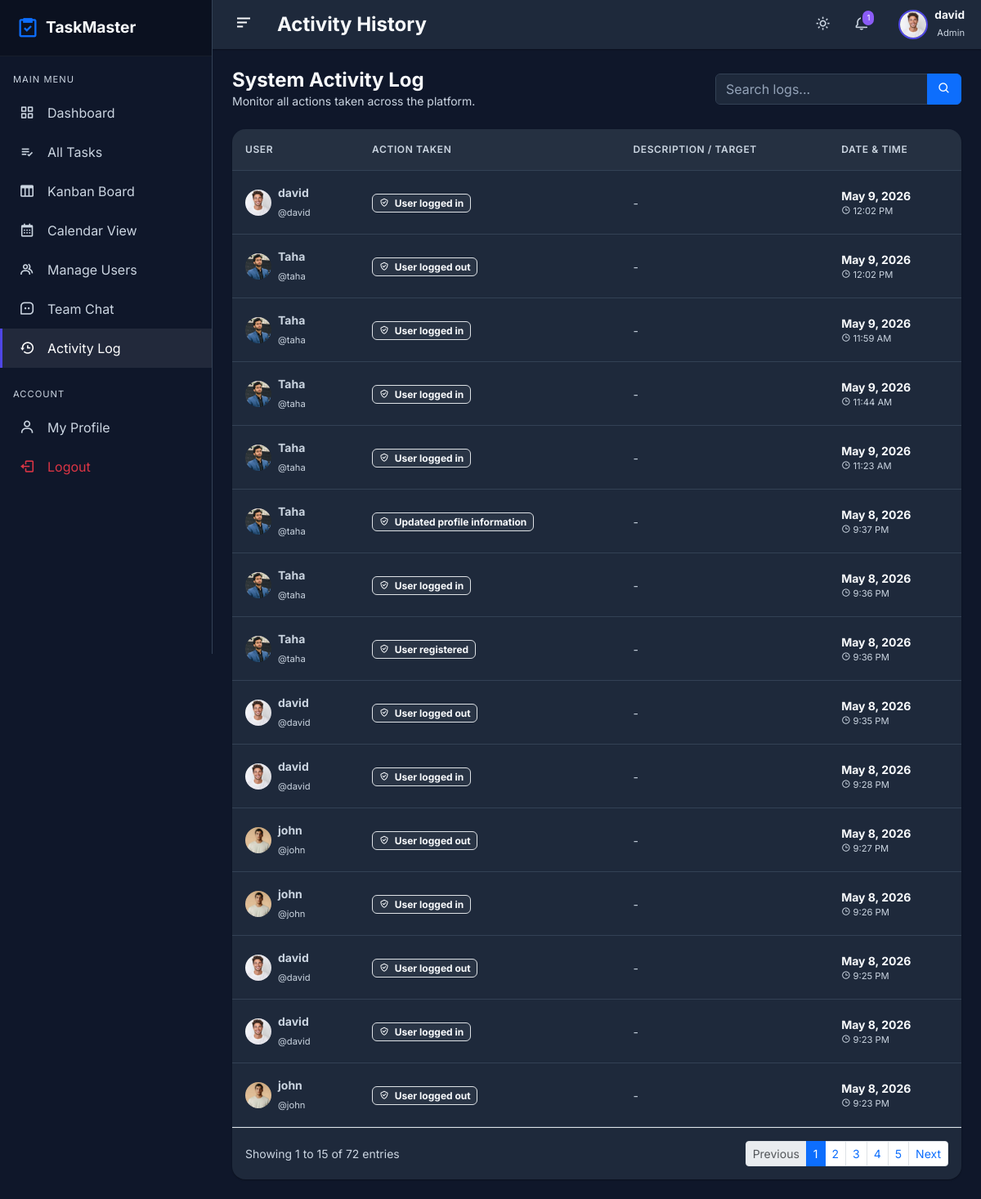
Page /admin/activity_log.php (signed in) on the committed database.
### tables this page shows
CREATE TABLE `users` (
  `id` int(11) NOT NULL AUTO_INCREMENT,
  `full_name` varchar(100) NOT NULL,
  `username` varchar(50) NOT NULL,
  `email` varchar(100) NOT NULL,
  `password` varchar(255) NOT NULL,
  `role` enum('admin','user') NOT NULL DEFAULT 'user',
  `profile_picture` varchar(255) DEFAULT NULL,
  `bio` text DEFAULT NULL,
  `phone` varchar(20) DEFAULT NULL,
  `status` enum('active','inactive','banned') NOT NULL DEFAULT 'active',
  `remember_token` varchar(100) DEFAULT NULL,
  `last_login` datetime DEFAULT NULL,
  `created_at` timestamp NOT NULL DEFAULT current_timestamp(),
  PRIMARY KEY (`id`),
  UNIQUE KEY `username` (`username`),
  UNIQUE KEY `email` (`email`)
);

CREATE TABLE `activity_log` (
  `id` int(11) NOT NULL AUTO_INCREMENT,
  `user_id` int(11) NOT NULL,
  `action` varchar(255) NOT NULL,
  `description` text DEFAULT NULL,
  `created_at` timestamp NOT NULL DEFAULT current_timestamp(),
  PRIMARY KEY (`id`),
  KEY `user_id` (`user_id`),
  CONSTRAINT `activity_log_ibfk_1` FOREIGN KEY (`user_id`) REFERENCES `users` (`id`) ON DELETE CASCADE
);

### includes/functions.php (called while the page is built, shortened)
<?php
function is_logged_in() {
    return isset($_SESSION['user_id']);
}
function get_current_user_data($pdo) {
    $stmt = $pdo->prepare("SELECT * FROM users WHERE id = ?");
    $stmt->execute([$_SESSION['user_id']]);
    return $stmt->fetch();
}
function get_profile_picture($path) {
    return $path;
}
function format_date($date_string, $format = 'M j, Y') {
    $date = new DateTime($date_string);
    return $date->format($format);
}
?>

### admin/activity_log.php (the view, shortened to what this page needs)
<?php
require_once __DIR__ . '/../config/database.php';
$limit = 15;
$page = isset($_GET['page']) && is_numeric($_GET['page']) ? (int)$_GET['page'] : 1;
$offset = ($page - 1) * $limit;
$search = isset($_GET['search']) ? trim($_GET['search']) : '';
$whereClause = "";
$params = [];
$countStmt = $pdo->prepare("SELECT COUNT(*) FROM activity_log a JOIN users u ON a.user_id = u.id $whereClause");
$countStmt->execute($params);
$totalRows = $countStmt->fetchColumn();
$totalPages = ceil($totalRows / $limit);
$query = "SELECT a.*, u.full_name, u.username, u.profile_picture
          FROM activity_log a
          JOIN users u ON a.user_id = u.id
          $whereClause
          ORDER BY a.created_at DESC
          LIMIT $limit OFFSET $offset";
$stmt = $pdo->prepare($query);
$stmt->execute($params);
$logs = $stmt->fetchAll();
?>
<?php include __DIR__ . '/../includes/header.php'; ?>
<?php include __DIR__ . '/../includes/sidebar.php'; ?>
<div class="main-content">
    <?php include __DIR__ . '/../includes/navbar.php'; ?>
    <div class="container-fluid p-4">
        <div class="d-flex justify-content-between align-items-center mb-4" data-aos="fade-down">
            <div>
                <h4 class="fw-bold mb-0">System Activity Log</h4>
                <p class="text-muted small mb-0">Monitor all actions taken across the platform.</p>
            </div>
            <form method="GET" class="d-flex">
                <div class="input-group">
                    <input type="text" name="search" class="form-control" placeholder="Search logs..." value="<?php echo htmlspecialchars($search); ?>">
                    <button class="btn btn-primary" type="submit"><i class='bx bx-search'></i></button>
                </div>
            </form>
        </div>
        <div class="card-premium" data-aos="fade-up">
            <div class="table-responsive">
                <table class="table table-premium mb-0">
                    <thead>
                        <tr>
                            <th>User</th>
                            <th>Action Taken</th>
                            <th>Description / Target</th>
                            <th>Date & Time</th>
                        </tr>
                    </thead>
                    <tbody>
                        <?php if(empty($logs)): ?>
                            <tr>
                                <td colspan="4" class="text-center py-5">
                                    <img src="/demo/assets/images/empty-state.svg" alt="No Logs" style="width: 150px; opacity: 0.5;" class="mb-3 d-none">
                                    <i class='bx bx-ghost text-muted mb-2' style="font-size: 4rem;"></i>
                                    <h5 class="fw-bold text-muted">No activity found</h5>
                                    <p class="text-muted small">Try adjusting your search criteria.</p>
                                </td>
                            </tr>
                        <?php else: ?>
                            <?php foreach($logs as $log): ?>
                            <tr>
                                <td>
                                    <div class="d-flex align-items-center">
                                        <img src="/demo/<?php echo htmlspecialchars(get_profile_picture($log['profile_picture'])); ?>" alt="Avatar" class="rounded-circle object-fit-cover me-2" width="32" height="32">
                                        <div>
                                            <span class="d-block fw-bold small"><?php echo htmlspecialchars($log['full_name']); ?></span>
                                            <span class="text-muted" style="font-size: 0.7rem;">@<?php echo htmlspecialchars($log['username']); ?></span>
                                        </div>
                                    </div>
                                </td>
                                <td>
                                    <span class="badge bg-light text-dark border"><i class='bx bx-check-shield me-1'></i> <?php echo htmlspecialchars($log['action']); ?></span>
                                </td>
                                <td>
                                    <span class="text-muted small"><?php echo htmlspecialchars($log['description'] ?? '-'); ?></span>
                                </td>
                                <td>
                                    <div class="small fw-bold text-dark"><?php echo format_date($log['created_at'], 'M j, Y'); ?></div>
                                    <div class="text-muted" style="font-size: 0.7rem;"><i class='bx bx-time'></i> <?php echo format_date($log['created_at'], 'g:i A'); ?></div>
                                </td>
                            </tr>
                            <?php endforeach; ?>
                        <?php endif; ?>
                    </tbody>
                </table>
            </div>
            <?php if($totalPages > 1): ?>
            <div class="card-footer bg-transparent border-top p-3 d-flex justify-content-between align-items-center">
                <span class="text-muted small">Showing <?php echo $offset + 1; ?> to <?php echo min($offset + $limit, $totalRows); ?> of <?php echo $totalRows; ?> entries</span>
                <nav>
                    <ul class="pagination pagination-sm mb-0">
                        <li class="page-item <?php echo $page <= 1 ? 'disabled' : ''; ?>">
                            <a class="page-link" href="?page=<?php echo $page - 1; ?>&search=<?php echo urlencode($search); ?>">Previous</a>
                        </li>
                        <?php for($i = 1; $i <= $totalPages; $i++): ?>
                            <li class="page-item <?php echo $page == $i ? 'active' : ''; ?>">
                                <a class="page-link" href="?page=<?php echo $i; ?>&search=<?php echo urlencode($search); ?>"><?php echo $i; ?></a>
                            </li>
                        <?php endfor; ?>
                        <li class="page-item <?php echo $page >= $totalPages ? 'disabled' : ''; ?>">
                            <a class="page-link" href="?page=<?php echo $page + 1; ?>&search=<?php echo urlencode($search); ?>">Next</a>
                        </li>
                    </ul>
                </nav>
            </div>
            <?php endif; ?>
        </div>
    </div>
</div>
<?php include __DIR__ . '/../includes/footer.php'; ?>

### includes/navbar.php (shortened to what this page needs)
<?php
$currentUser = get_current_user_data($pdo);
$pageTitles = [
    'dashboard.php' => 'Dashboard',
    'tasks.php' => 'Task Management',
    'kanban.php' => 'Kanban Board',
    'calendar.php' => 'Calendar View',
    'users.php' => 'User Management',
    'activity_log.php' => 'Activity History',
    'chat' => 'Team Chat',
    'my_tasks.php' => 'My Assigned Tasks',
    'profile.php' => 'My Profile'
];
$title = $pageTitles[$current_page] ?? 'Dashboard';
$userId = $_SESSION['user_id'];
$notifCountStmt = $pdo->prepare("SELECT COUNT(*) FROM notifications WHERE user_id = ? AND is_read = 0");
$notifCountStmt->execute([$userId]);
$unreadCount = $notifCountStmt->fetchColumn();
?>
<nav class="top-navbar">
    <div class="navbar-left">
        <button type="button" id="sidebarCollapse" title="Toggle Sidebar">
            <i class='bx bx-menu-alt-left'></i>
        </button>
        <h4 class="mb-0 ms-2 fw-bold d-none d-md-block"><?php echo htmlspecialchars($title); ?></h4>
    </div>
    <div class="navbar-right">
        <div class="nav-icon-btn me-2" id="theme-toggle" data-bs-toggle="tooltip" data-bs-placement="bottom" title="Toggle Dark Mode">
            <i class='bx bx-moon'></i>
        </div>
        <div class="nav-icon-btn me-3 position-relative dropdown" data-bs-toggle="tooltip" data-bs-placement="bottom" title="Notifications">
            <div data-bs-toggle="dropdown" aria-expanded="false" style="cursor: pointer;" id="bellIcon">
                <?php if($unreadCount > 0): ?>
                    <span class="notification-badge" id="notifBadge"><?php echo $unreadCount; ?></span>
                <?php endif; ?>
            </div>
        </div>
        <div class="dropdown">
            <div class="d-flex align-items-center" style="cursor: pointer;" data-bs-toggle="dropdown" aria-expanded="false">
                <img src="/demo/<?php echo htmlspecialchars(get_profile_picture($currentUser['profile_picture'] ?? '')); ?>" alt="Profile" class="rounded-circle zoom-hover object-fit-cover" width="36" height="36" style="border: 2px solid var(--primary-color);">
                <div class="ms-2 d-none d-sm-block text-end">
                    <p class="mb-0 fw-bold" style="font-size: 0.85rem; line-height: 1.2;"><?php echo htmlspecialchars($currentUser['full_name'] ?? 'User'); ?></p>
                    <small class="text-muted" style="font-size: 0.7rem;"><?php echo htmlspecialchars(ucfirst($currentUser['role'] ?? 'user')); ?></small>
                </div>
            </div>
        </div>
    </div>
</nav>

### assets/css/style.css (style rules this page uses)
:root { --primary-color: #4F46E5; --primary-hover: #4338CA; --secondary-color: #10B981; --accent-color: #8B5CF6; --dark-color: #111827; --light-color: #F3F4F6; --bg-color: #F9FAFB; --card-bg: #FFFFFF; --text-main: #1F2937; --text-muted: #6B7280; --border-color: #E5E7EB; --gradient-primary: linear-gradient(135deg, #4F46E5 0%, #8B5CF6 100%); --gradient-sidebar: linear-gradient(180deg, #111827 0%, #1F2937 100%); --shadow-sm: 0 1px 2px 0 rgba(0, 0, 0, 0.05); --shadow-md: 0 4px 6px -1px rgba(0, 0, 0, 0.1), 0 2px 4px -1px rgba(0, 0, 0, 0.06); --shadow-lg: 0 10px 15px -3px rgba(0, 0, 0, 0.1), 0 4px 6px -2px rgba(0, 0, 0, 0.05); --shadow-glow: 0 0 15px rgba(79, 70, 229, 0.3); --radius-md: 0.5rem; --radius-lg: 1rem; --radius-xl: 1.5rem; --transition-fast: 0.15s ease-in-out; --transition-normal: 0.3s ease-in-out; }
body { font-family: 'Inter', sans-serif; background-color: var(--bg-color); color: var(--text-main); overflow-x: hidden; }
.page-transition { animation: fadeIn 0.5s ease-in-out; }
.main-content { flex: 1; min-width: 0; transition: all var(--transition-normal); display: flex; flex-direction: column; }
.top-navbar { background: var(--card-bg); box-shadow: var(--shadow-sm); padding: 10px 20px; display: flex; justify-content: space-between; align-items: center; position: sticky; top: 0; z-index: 999; }
.navbar-left { display: flex; align-items: center; gap: 15px; }
#sidebarCollapse { background: transparent; border: none; color: var(--text-main); font-size: 1.5rem; cursor: pointer; transition: color var(--transition-fast); }
.navbar-right { display: flex; align-items: center; gap: 20px; }
.nav-icon-btn { position: relative; color: var(--text-muted); font-size: 1.2rem; cursor: pointer; transition: color var(--transition-fast); }
.notification-badge { position: absolute; top: -5px; right: -8px; background: var(--accent-color); color: white; font-size: 0.6rem; padding: 2px 5px; border-radius: 10px; border: 2px solid var(--card-bg); }
.card-premium { background: var(--card-bg); border: none; border-radius: var(--radius-lg); box-shadow: var(--shadow-sm); transition: transform var(--transition-normal), box-shadow var(--transition-normal); overflow: hidden; }
.table-premium { width: 100%; border-collapse: separate; border-spacing: 0; }
.table-premium th { background: var(--bg-color); color: var(--text-muted); font-weight: 600; text-transform: uppercase; font-size: 0.75rem; letter-spacing: 0.05em; padding: 1rem; border-bottom: 1px solid var(--border-color); position: sticky; top: 0; z-index: 10; }
.table-premium td { padding: 1rem; vertical-align: middle; border-bottom: 1px solid var(--border-color); transition: background-color var(--transition-fast); }

### rows in the picture
users: profile_picture (picture), full_name "david", role "Admin"
activity_log: user.profile_picture (picture), user.full_name "david", user.username "david", action "User logged in", description "-", created_at "May 9, 2026", created_at "12:02 PM"
activity_log: user.profile_picture (picture), user.full_name "Taha", user.username "taha", action "User logged out", description "-", created_at "May 9, 2026", created_at "12:02 PM"
activity_log: user.profile_picture (picture), user.full_name "Taha", user.username "taha", action "User logged in", description "-", created_at "May 9, 2026", created_at "11:59 AM"
activity_log: user.profile_picture (picture), user.full_name "Taha", user.username "taha", action "User logged in", description "-", created_at "May 9, 2026", created_at "11:44 AM"
activity_log: user.profile_picture (picture), user.full_name "Taha", user.username "taha", action "User logged in", description "-", created_at "May 9, 2026", created_at "11:23 AM"
activity_log: user.profile_picture (picture), user.full_name "Taha", user.username "taha", action "Updated profile information", description "-", created_at "May 8, 2026", created_at "9:37 PM"
activity_log: user.profile_picture (picture), user.full_name "Taha", user.username "taha", action "User logged in", description "-", created_at "May 8, 2026", created_at "9:36 PM"
activity_log: user.profile_picture (picture), user.full_name "Taha", user.username "taha", action "User registered", description "-", created_at "May 8, 2026", created_at "9:36 PM"
activity_log: user.profile_picture (picture), user.full_name "david", user.username "david", action "User logged out", description "-", created_at "May 8, 2026", created_at "9:35 PM"
activity_log: user.profile_picture (picture), user.full_name "david", user.username "david", action "User logged in", description "-", created_at "May 8, 2026", created_at "9:28 PM"
activity_log: user.profile_picture (picture), user.full_name "john", user.username "john", action "User logged out", description "-", created_at "May 8, 2026", created_at "9:27 PM"
activity_log: user.profile_picture (picture), user.full_name "john", user.username "john", action "User logged in", description "-", created_at "May 8, 2026", created_at "9:26 PM"
activity_log: user.profile_picture (picture), user.full_name "david", user.username "david", action "User logged out", description "-", created_at "May 8, 2026", created_at "9:25 PM"
activity_log: user.profile_picture (picture), user.full_name "david", user.username "david", action "User logged in", description "-", created_at "May 8, 2026", created_at "9:23 PM"
activity_log: user.profile_picture (picture), user.full_name "john", user.username "john", action "User logged out", description "-", created_at "May 8, 2026", created_at "9:23 PM"

### other values in the picture
$title "Activity History"
$unreadCount "1"
$offset + 1 "1"
min($offset + $limit, $totalRows) "15"
$totalRows "72"
